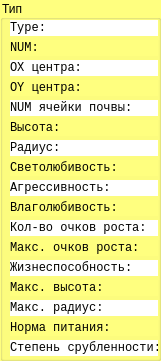
  <widget class="QGroupBox" name="info_type">
   <property name="geometry">
    <rect>
     <x>830</x>
     <y>340</y>
     <width>161</width>
     <height>361</height>
    </rect>
   </property>
   <property name="palette">
    <palette>
     <active>
      <colorrole role="WindowText">
       <brush brushstyle="SolidPattern">
        <color alpha="255">
         <red>0</red>
         <green>0</green>
         <blue>0</blue>
        </color>
       </brush>
      </colorrole>
      <colorrole role="Button">
       <brush brushstyle="SolidPattern">
        <color alpha="255">
         <red>255</red>
         <green>255</green>
         <blue>127</blue>
        </color>
       </brush>
      </colorrole>
      <colorrole role="Light">
       <brush brushstyle="SolidPattern">
        <color alpha="255">
         <red>255</red>
         <green>255</green>
         <blue>254</blue>
        </color>
       </brush>
      </colorrole>
      <colorrole role="Midlight">
       <brush brushstyle="SolidPattern">
        <color alpha="255">
         <red>255</red>
         <green>255</green>
         <blue>190</blue>
        </color>
       </brush>
      </colorrole>
      <colorrole role="Dark">
       <brush brushstyle="SolidPattern">
        <color alpha="255">
         <red>127</red>
         <green>127</green>
         <blue>63</blue>
        </color>
       </brush>
      </colorrole>
      <colorrole role="Mid">
       <brush brushstyle="SolidPattern">
        <color alpha="255">
         <red>170</red>
         <green>170</green>
         <blue>85</blue>
        </color>
       </brush>
      </colorrole>
      <colorrole role="Text">
       <brush brushstyle="SolidPattern">
        <color alpha="255">
         <red>0</red>
         <green>0</green>
         <blue>0</blue>
        </color>
       </brush>
      </colorrole>
      <colorrole role="BrightText">
       <brush brushstyle="SolidPattern">
        <color alpha="255">
         <red>255</red>
         <green>255</green>
         <blue>255</blue>
        </color>
       </brush>
      </colorrole>
      <colorrole role="ButtonText">
       <brush brushstyle="SolidPattern">
        <color alpha="255">
         <red>0</red>
         <green>0</green>
         <blue>0</blue>
        </color>
       </brush>
      </colorrole>
      <colorrole role="Base">
       <brush brushstyle="SolidPattern">
        <color alpha="255">
         <red>255</red>
         <green>255</green>
         <blue>127</blue>
        </color>
       </brush>
      </colorrole>
      <colorrole role="Window">
       <brush brushstyle="SolidPattern">
        <color alpha="255">
         <red>255</red>
         <green>255</green>
         <blue>127</blue>
        </color>
       </brush>
      </colorrole>
      <colorrole role="Shadow">
       <brush brushstyle="SolidPattern">
        <color alpha="255">
         <red>0</red>
         <green>0</green>
         <blue>0</blue>
        </color>
       </brush>
      </colorrole>
      <colorrole role="AlternateBase">
       <brush brushstyle="SolidPattern">
        <color alpha="255">
         <red>255</red>
         <green>255</green>
         <blue>191</blue>
        </color>
       </brush>
      </colorrole>
      <colorrole role="ToolTipBase">
       <brush brushstyle="SolidPattern">
        <color alpha="255">
         <red>255</red>
         <green>255</green>
         <blue>220</blue>
        </color>
       </brush>
      </colorrole>
      <colorrole role="ToolTipText">
       <brush brushstyle="SolidPattern">
        <color alpha="255">
         <red>0</red>
         <green>0</green>
         <blue>0</blue>
        </color>
       </brush>
      </colorrole>
      <colorrole role="PlaceholderText">
       <brush brushstyle="SolidPattern">
        <color alpha="128">
         <red>0</red>
         <green>0</green>
         <blue>0</blue>
        </color>
       </brush>
      </colorrole>
     </active>
     <inactive>
      <colorrole role="WindowText">
       <brush brushstyle="SolidPattern">
        <color alpha="255">
         <red>0</red>
         <green>0</green>
         <blue>0</blue>
        </color>
       </brush>
      </colorrole>
      <colorrole role="Button">
       <brush brushstyle="SolidPattern">
        <color alpha="255">
         <red>255</red>
         <green>255</green>
         <blue>127</blue>
        </color>
       </brush>
      </colorrole>
      <colorrole role="Light">
       <brush brushstyle="SolidPattern">
        <color alpha="255">
         <red>255</red>
         <green>255</green>
         <blue>254</blue>
        </color>
       </brush>
      </colorrole>
      <colorrole role="Midlight">
       <brush brushstyle="SolidPattern">
        <color alpha="255">
         <red>255</red>
         <green>255</green>
         <blue>190</blue>
        </color>
       </brush>
      </colorrole>
      <colorrole role="Dark">
       <brush brushstyle="SolidPattern">
        <color alpha="255">
         <red>127</red>
         <green>127</green>
         <blue>63</blue>
        </color>
       </brush>
      </colorrole>
      <colorrole role="Mid">
       <brush brushstyle="SolidPattern">
        <color alpha="255">
         <red>170</red>
         <green>170</green>
         <blue>85</blue>
        </color>
       </brush>
      </colorrole>
      <colorrole role="Text">
       <brush brushstyle="SolidPattern">
        <color alpha="255">
         <red>0</red>
         <green>0</green>
         <blue>0</blue>
        </color>
       </brush>
      </colorrole>
      <colorrole role="BrightText">
       <brush brushstyle="SolidPattern">
        <color alpha="255">
         <red>255</red>
         <green>255</green>
         <blue>255</blue>
        </color>
       </brush>
      </colorrole>
      <colorrole role="ButtonText">
       <brush brushstyle="SolidPattern">
        <color alpha="255">
         <red>0</red>
         <green>0</green>
         <blue>0</blue>
        </color>
       </brush>
      </colorrole>
      <colorrole role="Base">
       <brush brushstyle="SolidPattern">
        <color alpha="255">
         <red>255</red>
         <green>255</green>
         <blue>127</blue>
        </color>
       </brush>
      </colorrole>
      <colorrole role="Window">
       <brush brushstyle="SolidPattern">
        <color alpha="255">
         <red>255</red>
         <green>255</green>
         <blue>127</blue>
        </color>
       </brush>
      </colorrole>
      <colorrole role="Shadow">
       <brush brushstyle="SolidPattern">
        <color alpha="255">
         <red>0</red>
         <green>0</green>
         <blue>0</blue>
        </color>
       </brush>
      </colorrole>
      <colorrole role="AlternateBase">
       <brush brushstyle="SolidPattern">
        <color alpha="255">
         <red>255</red>
         <green>255</green>
         <blue>191</blue>
        </color>
       </brush>
      </colorrole>
      <colorrole role="ToolTipBase">
       <brush brushstyle="SolidPattern">
        <color alpha="255">
         <red>255</red>
         <green>255</green>
         <blue>220</blue>
        </color>
       </brush>
      </colorrole>
      <colorrole role="ToolTipText">
       <brush brushstyle="SolidPattern">
        <color alpha="255">
         <red>0</red>
         <green>0</green>
         <blue>0</blue>
        </color>
       </brush>
      </colorrole>
      <colorrole role="PlaceholderText">
       <brush brushstyle="SolidPattern">
        <color alpha="128">
         <red>0</red>
         <green>0</green>
         <blue>0</blue>
        </color>
       </brush>
      </colorrole>
     </inactive>
     <disabled>
      <colorrole role="WindowText">
       <brush brushstyle="SolidPattern">
        <color alpha="255">
         <red>127</red>
         <green>127</green>
         <blue>63</blue>
        </color>
       </brush>
      </colorrole>
      <colorrole role="Button">
       <brush brushstyle="SolidPattern">
        <color alpha="255">
         <red>255</red>
         <green>255</green>
         <blue>127</blue>
        </color>
       </brush>
      </colorrole>
      <colorrole role="Light">
       <brush brushstyle="SolidPattern">
        <color alpha="255">
         <red>255</red>
         <green>255</green>
         <blue>254</blue>
        </color>
       </brush>
      </colorrole>
      <colorrole role="Midlight">
       <brush brushstyle="SolidPattern">
        <color alpha="255">
         <red>255</red>
         <green>255</green>
         <blue>190</blue>
        </color>
       </brush>
      </colorrole>
      <colorrole role="Dark">
       <brush brushstyle="SolidPattern">
        <color alpha="255">
         <red>127</red>
         <green>127</green>
         <blue>63</blue>
        </color>
       </brush>
      </colorrole>
      <colorrole role="Mid">
       <brush brushstyle="SolidPattern">
        <color alpha="255">
         <red>170</red>
         <green>170</green>
         <blue>85</blue>
        </color>
       </brush>
      </colorrole>
      <colorrole role="Text">
       <brush brushstyle="SolidPattern">
        <color alpha="255">
         <red>127</red>
         <green>127</green>
         <blue>63</blue>
        </color>
       </brush>
      </colorrole>
      <colorrole role="BrightText">
       <brush brushstyle="SolidPattern">
        <color alpha="255">
         <red>255</red>
         <green>255</green>
         <blue>255</blue>
        </color>
       </brush>
      </colorrole>
      <colorrole role="ButtonText">
       <brush brushstyle="SolidPattern">
        <color alpha="255">
         <red>127</red>
         <green>127</green>
         <blue>63</blue>
        </color>
       </brush>
      </colorrole>
      <colorrole role="Base">
       <brush brushstyle="SolidPattern">
        <color alpha="255">
         <red>255</red>
         <green>255</green>
         <blue>127</blue>
        </color>
       </brush>
      </colorrole>
      <colorrole role="Window">
       <brush brushstyle="SolidPattern">
        <color alpha="255">
         <red>255</red>
         <green>255</green>
         <blue>127</blue>
        </color>
       </brush>
      </colorrole>
      <colorrole role="Shadow">
       <brush brushstyle="SolidPattern">
        <color alpha="255">
         <red>0</red>
         <green>0</green>
         <blue>0</blue>
        </color>
       </brush>
      </colorrole>
      <colorrole role="AlternateBase">
       <brush brushstyle="SolidPattern">
        <color alpha="255">
         <red>255</red>
         <green>255</green>
         <blue>127</blue>
        </color>
       </brush>
      </colorrole>
      <colorrole role="ToolTipBase">
       <brush brushstyle="SolidPattern">
        <color alpha="255">
         <red>255</red>
         <green>255</green>
         <blue>220</blue>
        </color>
       </brush>
      </colorrole>
      <colorrole role="ToolTipText">
       <brush brushstyle="SolidPattern">
        <color alpha="255">
         <red>0</red>
         <green>0</green>
         <blue>0</blue>
        </color>
       </brush>
      </colorrole>
      <colorrole role="PlaceholderText">
       <brush brushstyle="SolidPattern">
        <color alpha="128">
         <red>0</red>
         <green>0</green>
         <blue>0</blue>
        </color>
       </brush>
      </colorrole>
     </disabled>
    </palette>
   </property>
   <property name="styleSheet">
    <string notr="true">background-color: rgb(255, 255, 127);</string>
   </property>
   <property name="title">
    <string>Тип</string>
   </property>
   <property name="flat">
    <bool>false</bool>
   </property>
   <widget class="QLabel" name="info_1">
    <property name="geometry">
     <rect>
      <x>10</x>
      <y>60</y>
      <width>148</width>
      <height>16</height>
     </rect>
    </property>
    <property name="font">
     <font>
      <family>Consolas</family>
     </font>
    </property>
    <property name="styleSheet">
     <string notr="true">background-color: rgb(255, 255, 255);</string>
    </property>
    <property name="text">
     <string>OX центра: </string>
    </property>
   </widget>
   <widget class="QLabel" name="info_2">
    <property name="geometry">
     <rect>
      <x>10</x>
      <y>80</y>
      <width>148</width>
      <height>16</height>
     </rect>
    </property>
    <property name="font">
     <font>
      <family>Consolas</family>
     </font>
    </property>
    <property name="styleSheet">
     <string notr="true"/>
    </property>
    <property name="text">
     <string>OY центра: </string>
    </property>
   </widget>
   <widget class="QLabel" name="info_3">
    <property name="geometry">
     <rect>
      <x>10</x>
      <y>100</y>
      <width>148</width>
      <height>16</height>
     </rect>
    </property>
    <property name="font">
     <font>
      <family>Consolas</family>
     </font>
    </property>
    <property name="styleSheet">
     <string notr="true">background-color: rgb(255, 255, 255);</string>
    </property>
    <property name="text">
     <string>NUM ячейки почвы: </string>
    </property>
   </widget>
   <widget class="QLabel" name="info_4">
    <property name="geometry">
     <rect>
      <x>10</x>
      <y>120</y>
      <width>148</width>
      <height>16</height>
     </rect>
    </property>
    <property name="font">
     <font>
      <family>Consolas</family>
     </font>
    </property>
    <property name="styleSheet">
     <string notr="true"/>
    </property>
    <property name="text">
     <string>Высота: </string>
    </property>
   </widget>
   <widget class="QLabel" name="info_6">
    <property name="geometry">
     <rect>
      <x>10</x>
      <y>160</y>
      <width>148</width>
      <height>16</height>
     </rect>
    </property>
    <property name="font">
     <font>
      <family>Consolas</family>
     </font>
    </property>
    <property name="styleSheet">
     <string notr="true"/>
    </property>
    <property name="text">
     <string>Светолюбивость: </string>
    </property>
   </widget>
   <widget class="QLabel" name="info_7">
    <property name="geometry">
     <rect>
      <x>10</x>
      <y>180</y>
      <width>148</width>
      <height>16</height>
     </rect>
    </property>
    <property name="font">
     <font>
      <family>Consolas</family>
     </font>
    </property>
    <property name="styleSheet">
     <string notr="true">background-color: rgb(255, 255, 255);</string>
    </property>
    <property name="text">
     <string>Агрессивность: </string>
    </property>
   </widget>
   <widget class="QLabel" name="info_8">
    <property name="geometry">
     <rect>
      <x>10</x>
      <y>200</y>
      <width>148</width>
      <height>16</height>
     </rect>
    </property>
    <property name="font">
     <font>
      <family>Consolas</family>
     </font>
    </property>
    <property name="styleSheet">
     <string notr="true"/>
    </property>
    <property name="text">
     <string>Влаголюбивость: </string>
    </property>
   </widget>
   <widget class="QLabel" name="info_9">
    <property name="geometry">
     <rect>
      <x>10</x>
      <y>220</y>
      <width>148</width>
      <height>16</height>
     </rect>
    </property>
    <property name="font">
     <font>
      <family>Consolas</family>
     </font>
    </property>
    <property name="styleSheet">
     <string notr="true">background-color: rgb(255, 255, 255);</string>
    </property>
    <property name="text">
     <string>Кол-во очков роста: </string>
    </property>
   </widget>
   <widget class="QLabel" name="info_5">
    <property name="geometry">
     <rect>
      <x>10</x>
      <y>140</y>
      <width>148</width>
      <height>16</height>
     </rect>
    </property>
    <property name="font">
     <font>
      <family>Consolas</family>
     </font>
    </property>
    <property name="styleSheet">
     <string notr="true">background-color: rgb(255, 255, 255);</string>
    </property>
    <property name="text">
     <string>Радиус: </string>
    </property>
   </widget>
   <widget class="QLabel" name="info_10">
    <property name="geometry">
     <rect>
      <x>10</x>
      <y>240</y>
      <width>148</width>
      <height>16</height>
     </rect>
    </property>
    <property name="font">
     <font>
      <family>Consolas</family>
     </font>
    </property>
    <property name="styleSheet">
     <string notr="true"/>
    </property>
    <property name="text">
     <string>Макс. очков роста: </string>
    </property>
   </widget>
   <widget class="QLabel" name="info_11">
    <property name="geometry">
     <rect>
      <x>10</x>
      <y>260</y>
      <width>148</width>
      <height>16</height>
     </rect>
    </property>
    <property name="font">
     <font>
      <family>Consolas</family>
     </font>
    </property>
    <property name="styleSheet">
     <string notr="true">background-color: rgb(255, 255, 255);</string>
    </property>
    <property name="text">
     <string>Жизнеспособность: </string>
    </property>
   </widget>
   <widget class="QLabel" name="info_12">
    <property name="geometry">
     <rect>
      <x>10</x>
      <y>280</y>
      <width>148</width>
      <height>16</height>
     </rect>
    </property>
    <property name="font">
     <font>
      <family>Consolas</family>
     </font>
    </property>
    <property name="styleSheet">
     <string notr="true"/>
    </property>
    <property name="text">
     <string>Макс. высота: </string>
    </property>
   </widget>
   <widget class="QLabel" name="info_0">
    <property name="geometry">
     <rect>
      <x>10</x>
      <y>40</y>
      <width>148</width>
      <height>16</height>
     </rect>
    </property>
    <property name="font">
     <font>
      <family>Consolas</family>
     </font>
    </property>
    <property name="styleSheet">
     <string notr="true"/>
    </property>
    <property name="text">
     <string>NUM: </string>
    </property>
   </widget>
   <widget class="QLabel" name="info_13">
    <property name="geometry">
     <rect>
      <x>10</x>
      <y>300</y>
      <width>148</width>
      <height>16</height>
     </rect>
    </property>
    <property name="font">
     <font>
      <family>Consolas</family>
     </font>
    </property>
    <property name="styleSheet">
     <string notr="true">background-color: rgb(255, 255, 255);</string>
    </property>
    <property name="text">
     <string>Макс. радиус: </string>
    </property>
   </widget>
   <widget class="QLabel" name="info_00">
    <property name="geometry">
     <rect>
      <x>10</x>
      <y>20</y>
      <width>148</width>
      <height>16</height>
     </rect>
    </property>
    <property name="font">
     <font>
      <family>Consolas</family>
     </font>
    </property>
    <property name="styleSheet">
     <string notr="true">background-color: rgb(255, 255, 255);</string>
    </property>
    <property name="text">
     <string>Type: </string>
    </property>
   </widget>
   <widget class="QLabel" name="info_14">
    <property name="geometry">
     <rect>
      <x>10</x>
      <y>320</y>
      <width>148</width>
      <height>16</height>
     </rect>
    </property>
    <property name="font">
     <font>
      <family>Consolas</family>
     </font>
    </property>
    <property name="styleSheet">
     <string notr="true"/>
    </property>
    <property name="text">
     <string>Норма питания:</string>
    </property>
   </widget>
   <widget class="QLabel" name="info_15">
    <property name="geometry">
     <rect>
      <x>10</x>
      <y>340</y>
      <width>148</width>
      <height>16</height>
     </rect>
    </property>
    <property name="font">
     <font>
      <family>Consolas</family>
     </font>
    </property>
    <property name="styleSheet">
     <string notr="true">background-color: rgb(255, 255, 255);</string>
    </property>
    <property name="text">
     <string>Степень срубленности:</string>
    </property>
   </widget>
  </widget>
